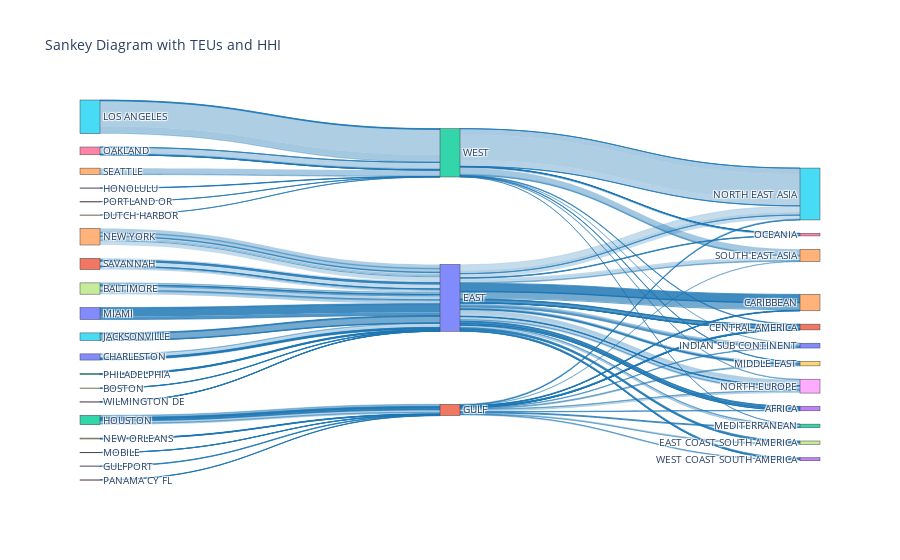

Notebook code cell kept with this figure:
### Code cell
#create data for sankey
df = (
    main_lf
    #.filter(pl.col('year')==2023)
    .filter(pl.col('coast_region')!='CARIBBEAN')
    .group_by('lane_id', 'month', 'origin_port_group', 'coast_region', 'dest_region')
    .agg(pl.col('teus').sum())
    .join(
        lanepanel_lf.select('lane_id','month','hhi_lane')
        #normalize hii
        .with_columns(pl.col('hhi_lane')/10000),
        on=['lane_id', 'month'], how='left'
    )
    .group_by('origin_port_group', 'coast_region', 'dest_region')
    .agg(
        teus = pl.col('teus').sum(),
        hhi = pl.col('hhi_lane').mean()
    )
    .collect()
    .to_pandas()
)


# Extract unique labels
labels = list(pd.concat([df['origin_port_group'], df['coast_region'], df['dest_region']]).unique())

# Map labels to indices
label_to_index = {label: i for i, label in enumerate(labels)}

# Create links for origin_port_group -> coast_region
source_1 = [label_to_index[origin] for origin in df['origin_port_group']]
target_1 = [label_to_index[coast] for coast in df['coast_region']]
value_1 = df['teus']
color_1 = [f'rgba(31, 119, 180, {hhi})' for hhi in df['hhi']]

# Create links for coast_region -> dest_region
source_2 = [label_to_index[coast] for coast in df['coast_region']]
target_2 = [label_to_index[dest] for dest in df['dest_region']]
value_2 = df['teus']
color_2 = [f'rgba(31, 119, 180, {hhi})' for hhi in df['hhi']]

# Combine all sources, targets, values, and colors
all_sources = source_1 + source_2
all_targets = target_1 + target_2
all_values = list(value_1) + list(value_2)
all_colors = color_1 + color_2

# Create the figure
fig = go.Figure(go.Sankey(
    node=dict(label=labels),
    link=dict(
        source=all_sources,
        target=all_targets,
        value=all_values,
        color=all_colors
    )
))

# Update layout
fig.update_layout(title_text="Export Volumes by Port City, Coast, and Destination", font_size=10)

# Show the plot
fig.show()

### Figure 1 — Plotly figure (JSON) as saved in the notebook; plotly's stock layout.template omitted (floating-point values rounded to 4 significant figures; data arrays with more than 128 entries replaced by an {"elided": "..."} marker saying what was removed)
{"data": [{"link": {"color": {"elided": "192 str values"}, "source": {"elided": "192 int values"}, "target": {"elided": "192 int values"}, "value": {"elided": "192 float values"}}, "node": {"label": ["CHARLESTON", "SAVANNAH", "HOUSTON", "HONOLULU", "NEW YORK", "LOS ANGELES", "OAKLAND", "BALTIMORE", "MOBILE", "NEW ORLEANS", "MIAMI", "PORTLAND OR", "PHILADELPHIA", "GULFPORT", "SEATTLE", "JACKSONVILLE", "PANAMA CY FL", "BOSTON", "WILMINGTON DE", "DUTCH HARBOR", "EAST", "GULF", "WEST", "WEST COAST SOUTH AMERICA", "SOUTH EAST ASIA", "NORTH EAST ASIA", "OCEANIA", "EAST COAST SOUTH AMERICA", "NORTH EUROPE", "MIDDLE EAST", "INDIAN SUB CONTINENT", "CENTRAL AMERICA", "MEDITERRANEAN", "AFRICA", "CARIBBEAN"]}, "type": "sankey"}], "layout": {"font": {"size": 10}, "title": {"text": "Sankey Diagram with TEUs and HHI"}}}
